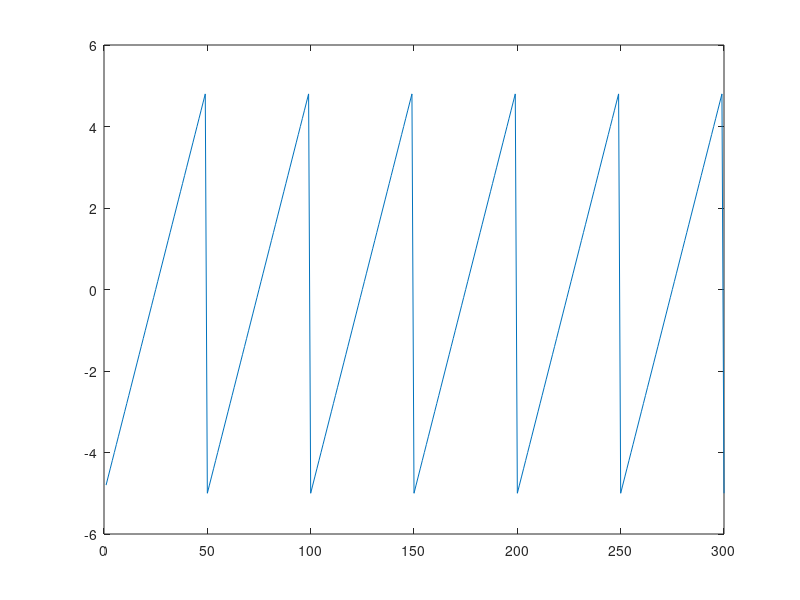
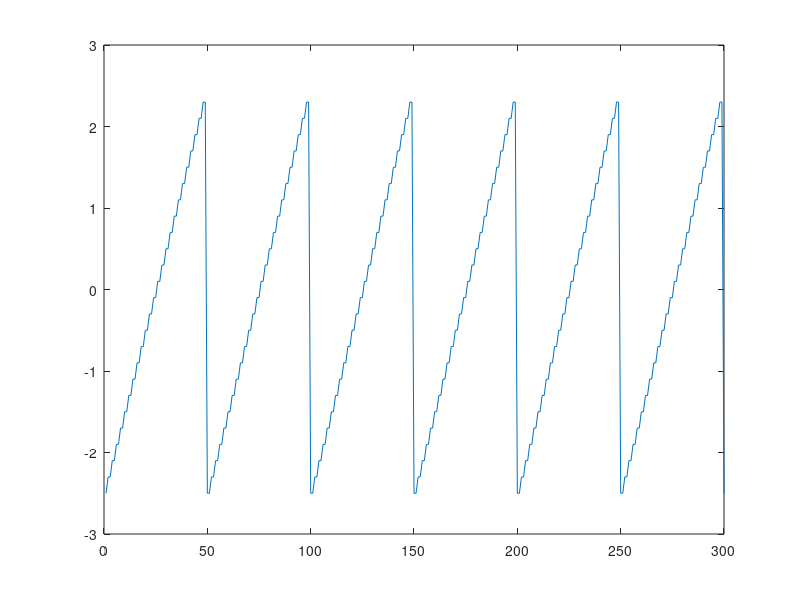

Write MATLAB code to recreate these figures, in order.
x = load("Sawtooth_weve.dat");

x_trans=fft(x);
ck = x_trans;

len = length(x_trans);

ck_abs=abs(ck);
ck_fi=angle(ck);

for i=1:len
    x_recon(i)=0;
    for k=1:len
    temp=(1/len)*(2*ck_abs(k)*cos(2*pi*(k-1)*i/len+ck_fi(k)));
    x_recon(i)=x_recon(i)+temp;
    end
end

for i=1:len
    x_recon2(i)=0;
    for k=1:len/2
    temp=(1/len)*(2*ck_abs(k)*cos(2*pi*(k-1)*i/len+ck_fi(k)));
    x_recon2(i)=x_recon2(i)+temp;
    end
end

figure 
plot(x_recon)

figure 
plot(x_recon2)